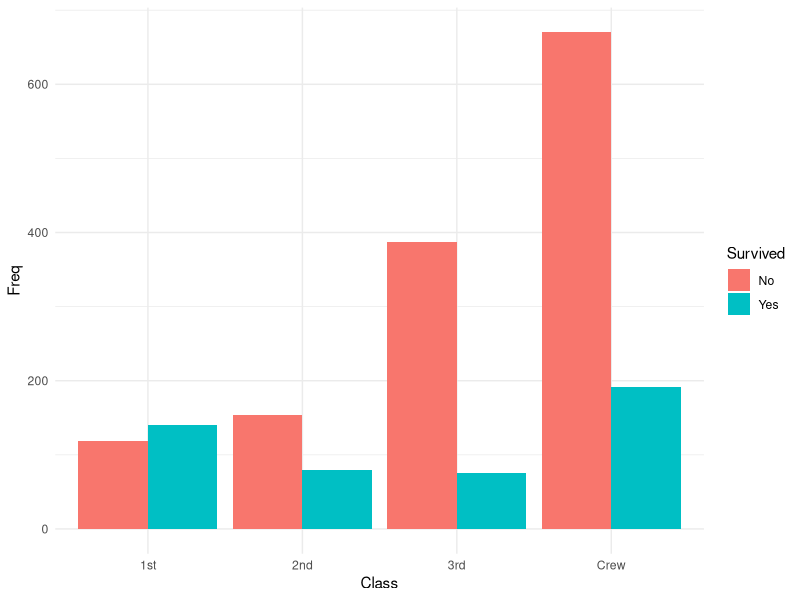
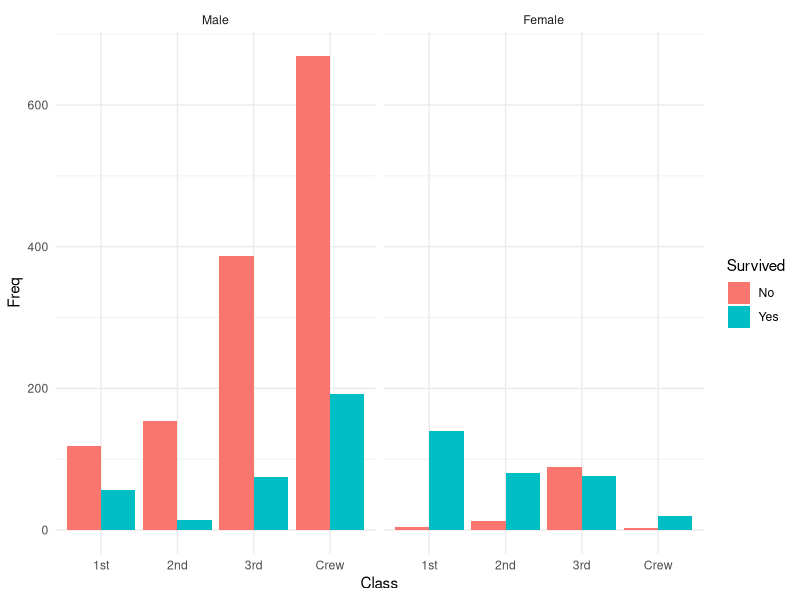

Source code (R) for these figures, in order:
sink("experiment 31 output")
# Load required library
if (!require(ggplot2)) install.packages("ggplot2", dependencies=TRUE)
library(ggplot2)

# Convert Titanic dataset to DataFrame
titanic_df <- as.data.frame(Titanic)

# (a) Bar Chart: Survival by Class
ggplot(titanic_df, aes(x = Class, y = Freq, fill = Survived)) +
  geom_bar(stat = "identity", position = "dodge") + theme_minimal()

# (b) Bar Chart: Survival by Class & Gender
ggplot(titanic_df, aes(x = Class, y = Freq, fill = Survived)) +
  geom_bar(stat = "identity", position = "dodge") + facet_wrap(~ Sex) + theme_minimal()

# (c) Histogram for "Age" (If dataset has Age column)
# Uncomment and use an alternative Titanic dataset with Age
# ggplot(titanic_data_with_age, aes(x = Age)) +
#   geom_histogram(binwidth = 5, fill="skyblue", color="black", alpha=0.7) + theme_minimal()

sink(file=NULL)
